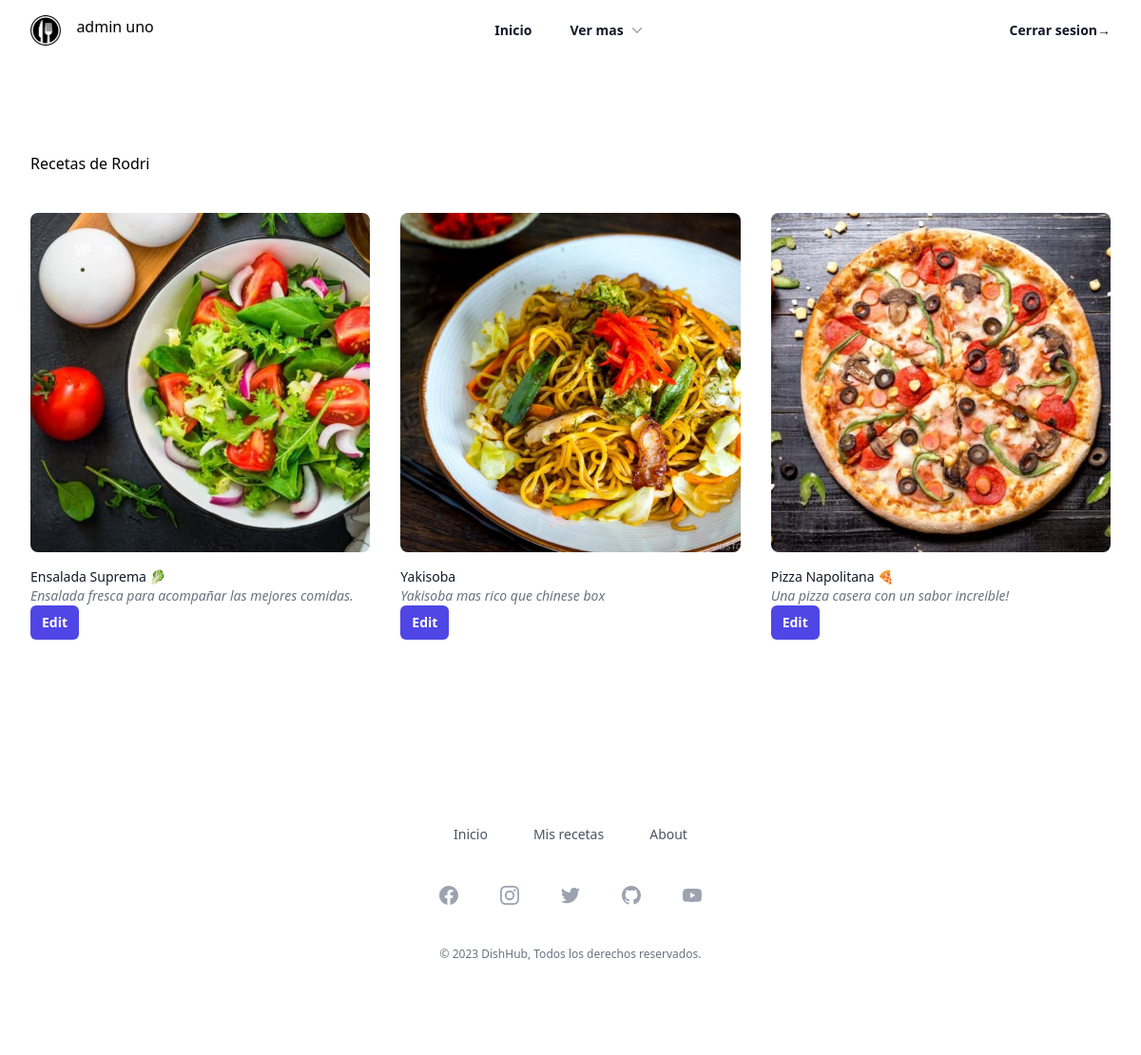
Page /recipes_of/3 (signed in) on the committed database.
### models.py (models this page shows, shortened)
class User(db.Model, UserMixin):
    id = db.Column(db.Integer, primary_key=True)
    username = db.Column(db.String(12), unique=True, nullable=False)
    correo_user = db.Column(db.String, unique = True, nullable = False)
    nombre = db.Column(db.String(50))
    apellido = db.Column(db.String(50))
    password = db.Column(db.String(400))
    rol = db.Column(db.String(15), default='gastronomo') # Hacemos que el rol default sea gastronomo
    recetas = db.relationship('Receta', backref = 'user')

class Receta(db.Model):
    id = db.Column(db.Integer, primary_key=True)
    nombre_receta = db.Column(db.String(50))
    descripcion_receta = db.Column(db.Text)
    ingredientes = db.Column(db.Text)
    colaboradores = db.Column(db.String(400)) #Almacena los colaboradores
    user_id = db.Column(db.Integer, db.ForeignKey('user.id'), nullable=False) # Creador de la receta
    fecha_receta = db.Column(db.String, default=fecha_string)
    image_path = db.Column(db.String(200), nullable=True)  # Almacena la ruta de la imagen
    privacidad = db.Column(db.Boolean, default=True)

### app.py (the view)
@app.route("/recipes_of/<id_usuario>")
@login_required
def recipe_of_user(id_usuario):
    usuario = User.query.get(id_usuario)
    print('nooo')
    if usuario:
        print('siiii')
        query_recetas = Receta.query.filter_by(user_id=usuario.id).all()
        return render_template ("recipes_of.html", query_recetas=query_recetas, usuario=usuario)
    else:
        flash('Este usuario no existe :s', category='error')
        return redirect(url_for('home')) # Devuelve al home

### app.py (called while the page is built)
@login_manager.user_loader
def load_user(id):
    return User.query.get(int(id))

### templates/recipes_of.html (shortened to what this page needs)
{% extends 'base.html' %}
{% block body %}
<div class="bg-white">
    <div class="mx-auto max-w-7xl overflow-hidden px-4 py-16 sm:px-6 sm:py-24 lg:px-8">
        <h1 class="pb-10">Recetas de {{usuario.nombre}}</h1>
        <div class="grid grid-cols-1 gap-x-6 gap-y-10 sm:grid-cols-2 lg:grid-cols-3 lg:gap-x-8">
            {% for receta in query_recetas %}
            <div>
                <a href="/recipe/{{receta.id}}" class="group text-sm">
                    <div class="aspect-h-1 aspect-w-1 w-full overflow-hidden rounded-lg bg-gray-100 group-hover:opacity-75">
                        <img src="{{ receta.image_path }}" alt="Foto de la receta">
                    </div>
                    <h3 class="mt-4 font-medium text-gray-900">{{receta.nombre_receta}}</h3>
                    <p class="italic text-gray-500">{{receta.descripcion_receta}}</p>
                </a>
                {% if current_user.is_authenticated %}
                {% if current_user.rol == 'admin' or receta.user_id == current_user.id or current_user.username in receta.colaboradores.split(',') %}
                <a href="/recipe_edit/{{receta.id}}">
                    <button type="button" class="rounded-md bg-indigo-600 px-3 py-2 text-sm font-semibold text-white shadow-sm hover:bg-indigo-500 focus-visible:outline focus-visible:outline-2 focus-visible:outline-offset-2 focus-visible:outline-indigo-600">Edit</button>
                </a>
                {% endif %}
                {% endif %}
            </div>
            {% endfor %}
        </div>
    </div>
</div>
{% endblock %}

### templates/base.html (shortened to what this page needs)
<!DOCTYPE html>
<html lang="en">
<head>
    <script src="https://cdn.tailwindcss.com"></script>
</head>
<body>
<header class="bg-white">
  <nav class="mx-auto flex max-w-7xl items-center justify-between p-4 lg:px-8" aria-label="Global">
      <div class="flex lg:flex-1">
        <a href="/home" class="-m-1.5 p-1.5">
          <img class="h-8 w-auto" src="{{ url_for('static', filename='dish_hub_icon.png') }}" alt="DishHub_logo">
        </a>
        <p class="pl-4">{{current_user.nombre}} {{current_user.apellido}}</p>
      </div>
      <a href="/home" class="text-sm pr-10 font-semibold leading-6 text-gray-900">Inicio</a>
    <div  class="hidden lg:flex lg:gap-x-12">
      <div class="relative">
        <button onclick="slide()" type="button" class="flex items-center gap-x-1 text-sm font-semibold leading-6 text-gray-900" aria-expanded="false">
          Ver mas
          <svg class="h-5 w-5 flex-none text-gray-400" viewBox="0 0 20 20" fill="currentColor" aria-hidden="true">
            <path fill-rule="evenodd" d="M5.23 7.21a.75.75 0 011.06.02L10 11.168l3.71-3.938a.75.75 0 111.08 1.04l-4.25 4.5a.75.75 0 01-1.08 0l-4.25-4.5a.75.75 0 01.02-1.06z" clip-rule="evenodd" />
          </svg>
        </button>
      </div>
    </div>
    <div class="hidden lg:flex lg:flex-1 lg:justify-end">
      {% if current_user.is_authenticated %}
      <a href="/logout" class="text-sm font-semibold leading-6 text-gray-900">Cerrar sesion<span aria-hidden="true">&rarr;</span></a>
      {% else %}
      <a href="/register" class="text-sm font-semibold leading-6 text-gray-900 pr-4">Registrarse </a>
      <a href="/login" class="text-sm font-semibold leading-6 text-gray-900">Iniciar Sesion <span aria-hidden="true">&rarr;</span></a>
      {% endif %}
    </div>
  </nav>
</header>
<div id="flash-message" class="message-container fixed top-0 right-0 p-4 w-screen">
</div>
    {% block body%}
    {% endblock %}
<footer class="inset-x-0 bottom-0 bg-white">
  <div class="mx-auto max-w-7xl overflow-hidden px-6 py-20 sm:py-24 lg:px-8">
    <nav class="-mb-6 columns-2 sm:flex sm:justify-center sm:space-x-12" aria-label="Footer">
      <div class="pb-6">
        <a href="/home" class="text-sm leading-6 text-gray-600 hover:text-gray-900">Inicio</a>
      </div>
      <div class="pb-6">
        <a href="/your_recipes" class="text-sm leading-6 text-gray-600 hover:text-gray-900">Mis recetas</a>
      </div>
      <div class="pb-6">
        <a href="#" class="text-sm leading-6 text-gray-600 hover:text-gray-900">About</a>
      </div>
    </nav>
    <div class="mt-10 flex justify-center space-x-10">
      <a href="#" class="text-gray-400 hover:text-gray-500">
      </a>
      <a href="#" class="text-gray-400 hover:text-gray-500">
      </a>
      <a href="#" class="text-gray-400 hover:text-gray-500">
      </a>
      <a href="https://github.com/mauriaranam/DishHub" target="_blank" class="text-gray-400 hover:text-gray-500">
      </a>
      <a href="https://www.youtube.com/watch?v=xqpeVnqldeM" target="_blank" class="text-gray-400 hover:text-gray-500">
      </a>
    </div>
    <p class="mt-10 text-center text-xs leading-5 text-gray-500">&copy; 2023 DishHub, Todos los derechos reservados.</p>
  </div>
</footer>
</body>
</html>

### rows in the picture
User: nombre "admin", apellido "uno"
User: nombre "Rodri"
Receta: shows a picture, nombre_receta "Ensalada Suprema 🥬", descripcion_receta "Ensalada fresca para acompañar las mejores comidas."
Receta: shows a picture, nombre_receta "Yakisoba", descripcion_receta "Yakisoba mas rico que chinese box"
Receta: shows a picture, nombre_receta "Pizza Napolitana 🍕", descripcion_receta "Una pizza casera con un sabor increible!"
